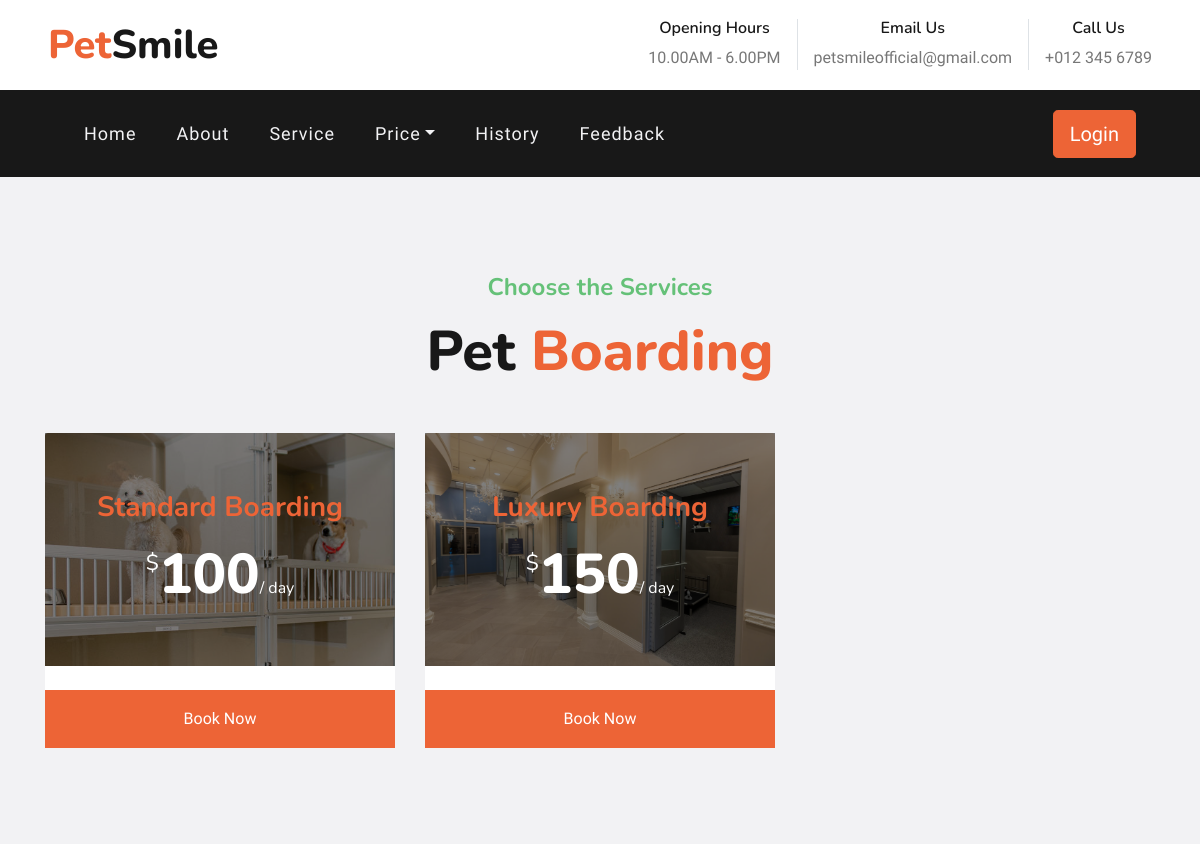
Screenshot of /boarding.php with the database file from the repository.
### tables this page shows
CREATE TABLE `service` (
  `ID` int(11) NOT NULL,
  `Service_ID` varchar(20) NOT NULL,
  `Service_Type` varchar(20) NOT NULL,
  `Service_Name` varchar(20) NOT NULL,
  `Service_Desc` varchar(20) NOT NULL,
  `Price` varchar(20) NOT NULL,
  `Img` longtext NOT NULL
);

### boarding.php (the view, shortened to what this page needs)
<?php
include 'config.php';
$selectServicesQuery = "SELECT * FROM service WHERE Service_Type = 'Pet Boarding'";
$servicesResult = mysqli_query($con, $selectServicesQuery);
?>
<!DOCTYPE html>
<html lang="en">
<?php
include 'header.php';
?>
    <div class="container-fluid bg-light pt-5 pb-4">
        <div class="container py-5">
            <div class="d-flex flex-column text-center mb-5">
                <h4 class="text-secondary mb-3">Choose the Services</h4>
                <h1 class="display-4 m-0">Pet <span class="text-primary">Boarding</span></h1>
            </div>
            <div class="row">
                <?php
                while ($row = mysqli_fetch_assoc($servicesResult)) {
                    $serviceID = $row['Service_ID'];
                    $serviceName = $row['Service_Name'];
                    $price = $row['Price'];
                    $imageFileName = $row['Img'];
                    echo '<div class="col-lg-4 mb-4">';
                    echo '<div class="card border-0">';
                    echo '<div class="card-header position-relative border-0 p-0 mb-4">';
                    echo "<img class='card-img-top' src='img/$imageFileName' alt='$serviceName'>";
                    echo '<div class="position-absolute d-flex flex-column align-items-center justify-content-center w-100 h-100" style="top: 0; left: 0; z-index: 1; background: rgba(0, 0, 0, .5);">';
                    echo "<h3 class='text-primary mb-3'>$serviceName</h3>";
                    echo "<h1 class='display-4 text-white mb-0'><small class='align-top' style='font-size: 22px; line-height: 45px;'>$</small>$price<small class='align-bottom' style='font-size: 16px; line-height: 40px;'>/ day</small></h1>";
                    echo '</div>';
                    echo '</div>';
                    echo '<div class="card-footer border-0 p-0">';
                    echo "<a href='booking.php?serviceID=$serviceID' class='btn btn-primary btn-block p-3' style='border-radius: 0;'>Book Now</a>";
                    echo '</div>';
                    echo '</div>';
                    echo '</div>';
                }
                ?>
            </div>
        </div>
    </div>
</html>

### rows the page displays
service: Img (picture), Service_Name "Standard Boarding", Price "100"
service: Img (picture), Service_Name "Luxury Boarding", Price "150"
